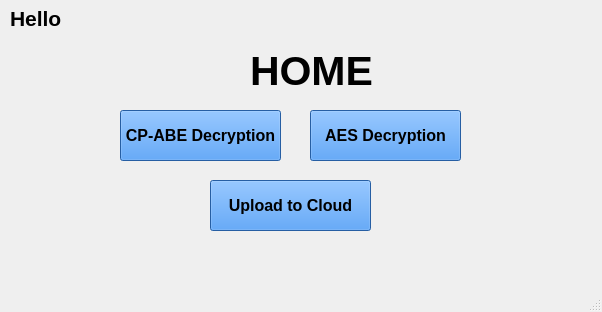
<?xml version="1.0" encoding="UTF-8"?>
<ui version="4.0">
 <class>MainWindow</class>
 <widget class="QMainWindow" name="MainWindow">
  <property name="geometry">
   <rect>
    <x>0</x>
    <y>0</y>
    <width>602</width>
    <height>312</height>
   </rect>
  </property>
  <property name="windowTitle">
   <string>MainWindow</string>
  </property>
  <widget class="QWidget" name="centralwidget">
   <widget class="QPushButton" name="btnAES">
    <property name="geometry">
     <rect>
      <x>310</x>
      <y>110</y>
      <width>151</width>
      <height>51</height>
     </rect>
    </property>
    <property name="font">
     <font>
      <pointsize>12</pointsize>
      <weight>75</weight>
      <bold>true</bold>
     </font>
    </property>
    <property name="styleSheet">
     <string notr="true">background-color: rgb(53, 132, 228);
color: rgb(0, 0, 0);</string>
    </property>
    <property name="text">
     <string>AES Decryption</string>
    </property>
   </widget>
   <widget class="QPushButton" name="btnABE">
    <property name="geometry">
     <rect>
      <x>120</x>
      <y>110</y>
      <width>161</width>
      <height>51</height>
     </rect>
    </property>
    <property name="font">
     <font>
      <pointsize>12</pointsize>
      <weight>75</weight>
      <bold>true</bold>
     </font>
    </property>
    <property name="styleSheet">
     <string notr="true">background-color: rgb(53, 132, 228);
color: rgb(0, 0, 0);</string>
    </property>
    <property name="text">
     <string>CP-ABE Decryption</string>
    </property>
   </widget>
   <widget class="QLabel" name="label">
    <property name="geometry">
     <rect>
      <x>250</x>
      <y>50</y>
      <width>131</width>
      <height>41</height>
     </rect>
    </property>
    <property name="font">
     <font>
      <pointsize>31</pointsize>
      <weight>75</weight>
      <bold>true</bold>
     </font>
    </property>
    <property name="text">
     <string>HOME</string>
    </property>
   </widget>
   <widget class="QLabel" name="label_2">
    <property name="geometry">
     <rect>
      <x>10</x>
      <y>10</y>
      <width>191</width>
      <height>16</height>
     </rect>
    </property>
    <property name="font">
     <font>
      <pointsize>16</pointsize>
      <weight>75</weight>
      <bold>true</bold>
     </font>
    </property>
    <property name="text">
     <string>Hello</string>
    </property>
   </widget>
   <widget class="QPushButton" name="btnCloud">
    <property name="geometry">
     <rect>
      <x>210</x>
      <y>180</y>
      <width>161</width>
      <height>51</height>
     </rect>
    </property>
    <property name="font">
     <font>
      <pointsize>12</pointsize>
      <weight>75</weight>
      <bold>true</bold>
     </font>
    </property>
    <property name="styleSheet">
     <string notr="true">background-color: rgb(53, 132, 228);
color: rgb(0, 0, 0);</string>
    </property>
    <property name="text">
     <string>Upload to Cloud</string>
    </property>
   </widget>
  </widget>
  <widget class="QMenuBar" name="menubar">
   <property name="geometry">
    <rect>
     <x>0</x>
     <y>0</y>
     <width>602</width>
     <height>22</height>
    </rect>
   </property>
  </widget>
  <widget class="QStatusBar" name="statusbar"/>
 </widget>
 <resources/>
 <connections/>
</ui>
